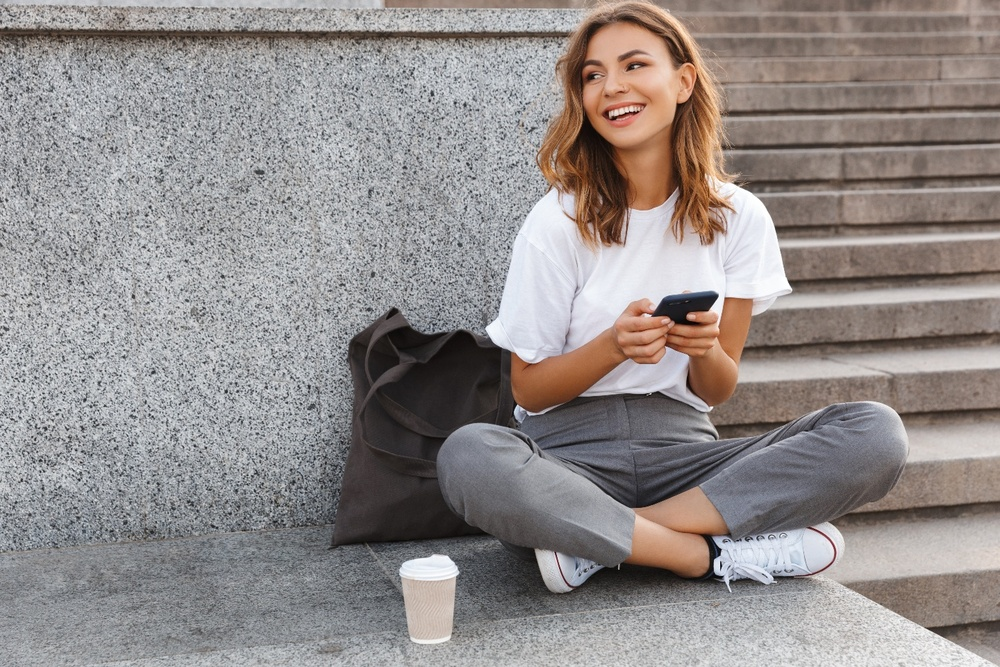
#> input picture Chapter1_OpenCV/girl_laughing.jpg, 1000 x 667 px, shrunk from 1440 x 960 before the run
$ python ex01_grayscale.py
#> lines starting #> are read from the running program, lines starting #| are printed output that depends on the picture
import cv2 as cv # OpenCV 라이브러리 임포트
import numpy as np # 배열 처리를 위한 NumPy 임포트

img = cv.imread('girl_laughing.jpg') # 원본 이미지 로드
#> img is the input picture: shape (667, 1000, 3); mean B, G, R 139.3, 140.6, 146.9

gray = cv.cvtColor(img, cv.COLOR_BGR2GRAY) # 이미지를 흑백(그레이스케일)으로 변환
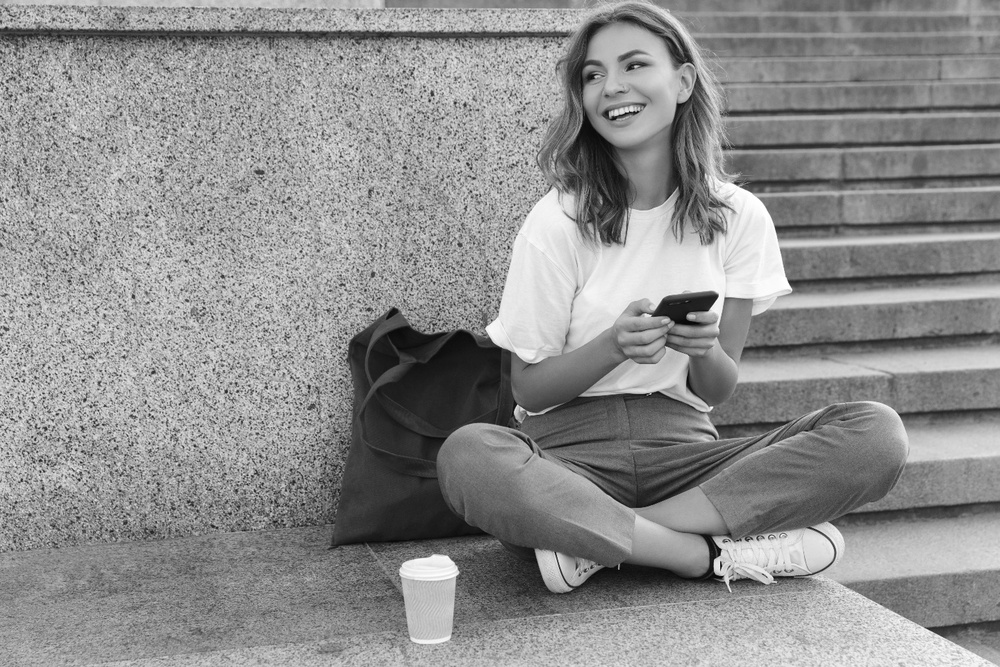
#> gray: shape (667, 1000); min 4, max 255, mean 142.3

gray_3ch = cv.cvtColor(gray, cv.COLOR_GRAY2BGR) # 가로 연결을 위해 흑백 이미지를 3채널로 임시 변환

result = np.hstack((img, gray_3ch)) # 원본과 흑백 이미지를 가로로 연결
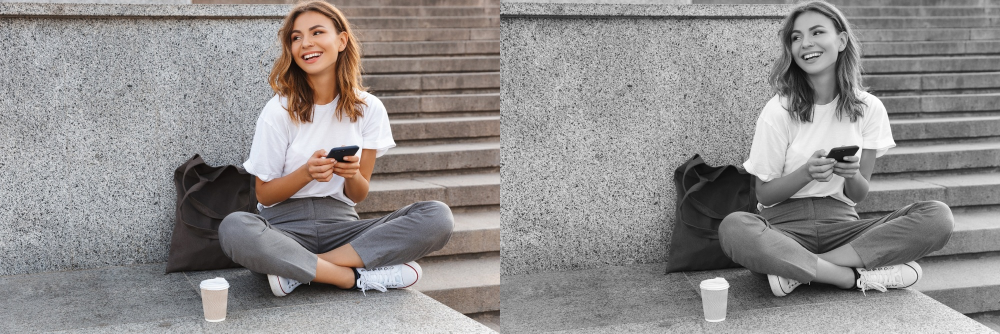
#> result: shape (667, 2000, 3) (shown at 1/2 size); mean B, G, R 140.8, 141.5, 144.6

cv.imshow('Original and Grayscale', result) # 결과 이미지를 화면에 출력
cv.waitKey(0) # 키보드 입력 대기 (아무 키나 누르면 다음으로 넘어감)
cv.destroyAllWindows() # 열려있는 모든 창 닫기

$ run again, with Chapter1_OpenCV/soccer.jpg copied over Chapter1_OpenCV/girl_laughing.jpg
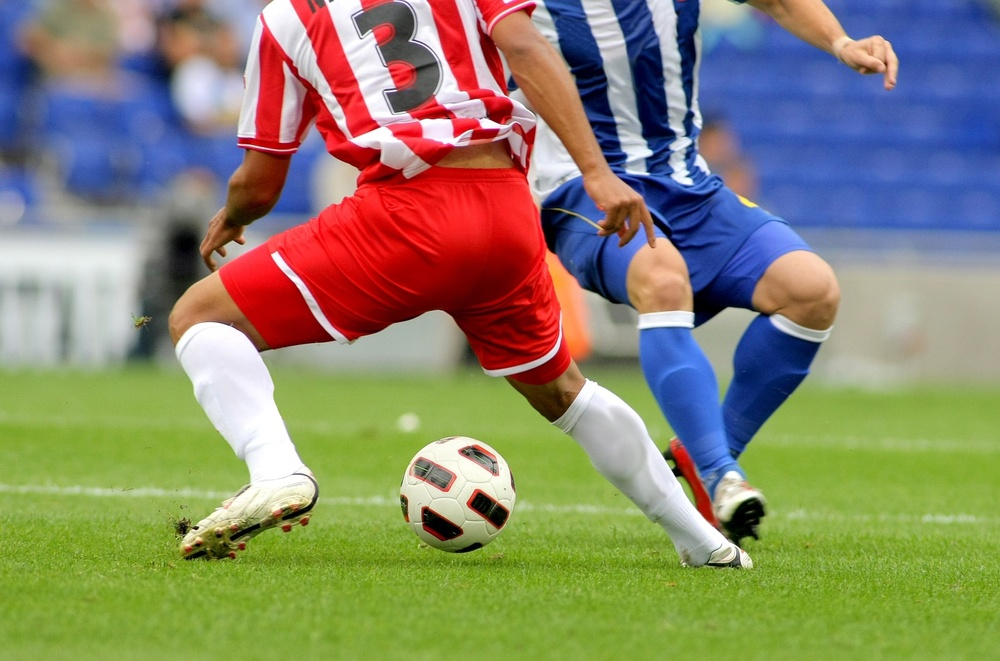
#> input picture Chapter1_OpenCV/soccer.jpg, 1000 x 661 px, shrunk from 1434 x 948 before the run
#> img is the input picture: shape (661, 1000, 3); mean B, G, R 107.3, 133.3, 136.8
#> `gray = cv.cvtColor(img, cv.COLOR_BGR2GRAY)`:
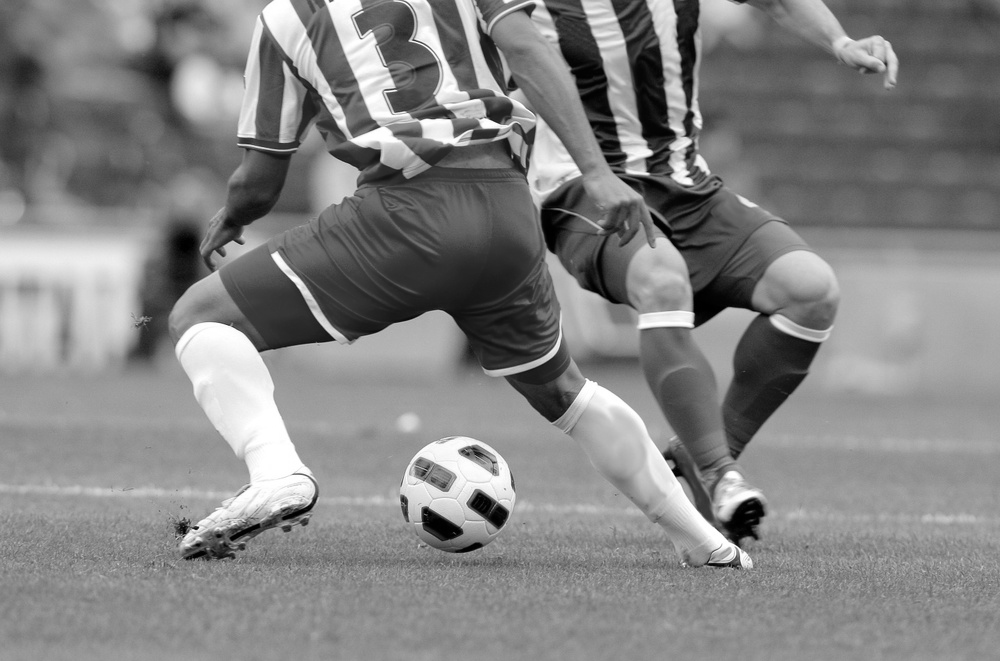
#> gray: shape (661, 1000); min 0, max 255, mean 131.4
#> `result = np.hstack((img, gray_3ch))`:
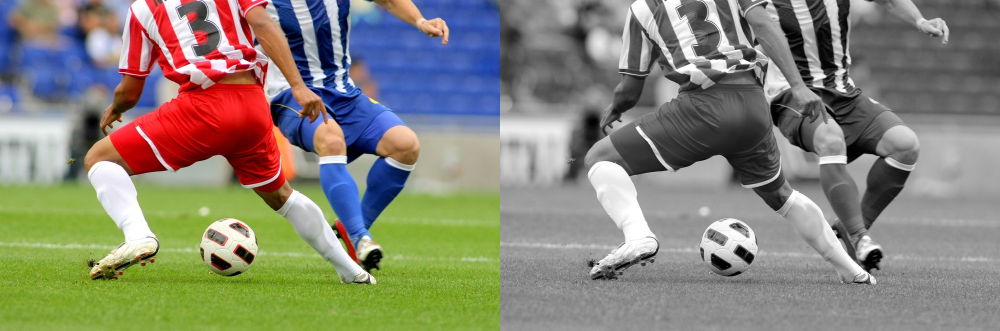
#> result: shape (661, 2000, 3) (shown at 1/2 size); mean B, G, R 119.3, 132.3, 134.1
